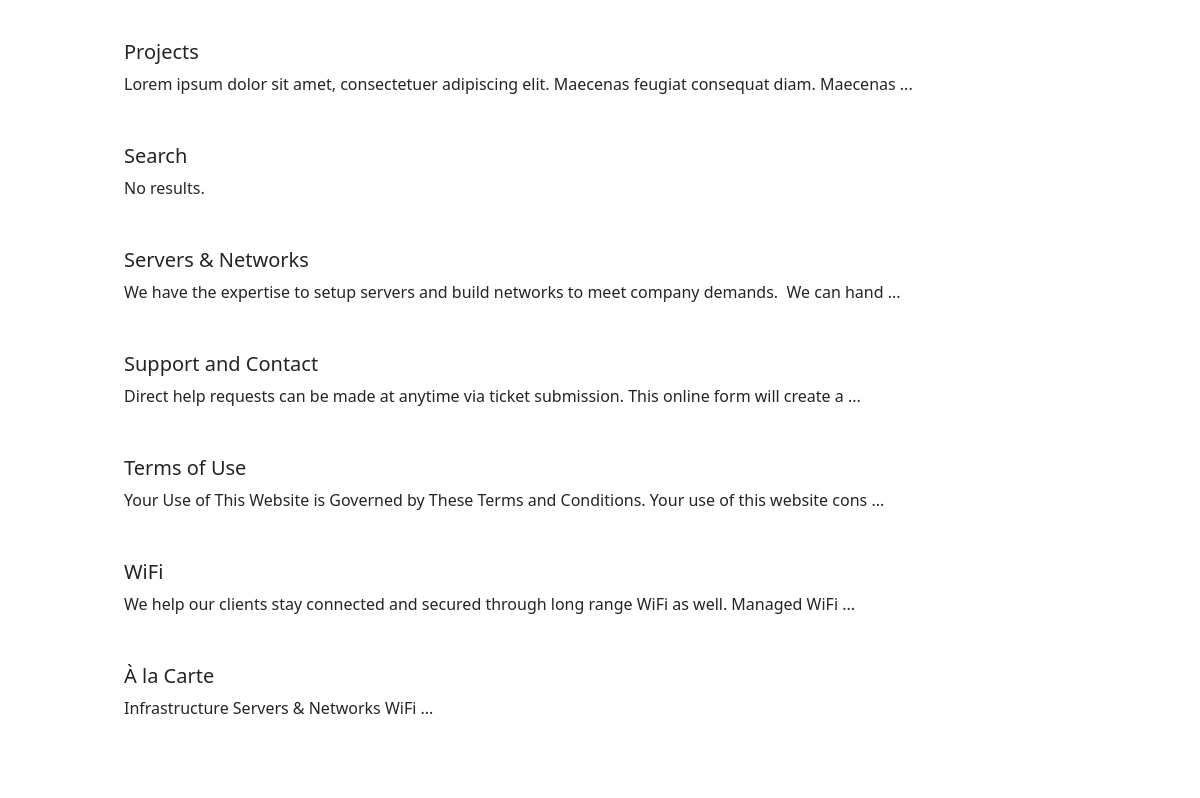
/site-map (middle part), run on an earlier commit of the app's database.
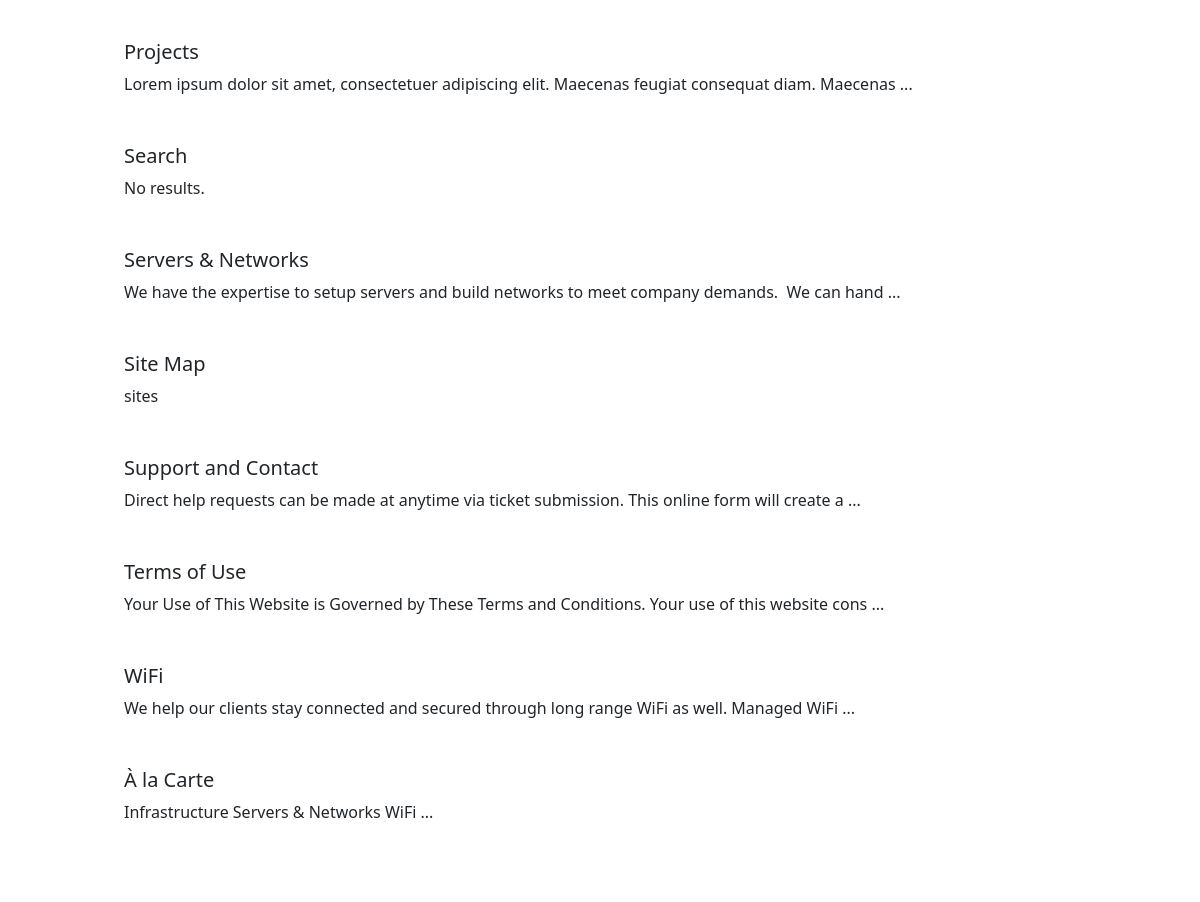
And on a later commit of the database.
### home/models.py (models this page shows, shortened)
class Page(models.Model):
    title = models.CharField(max_length=200, unique=True)
    description = models.CharField(max_length=500)
    slug = models.SlugField(max_length=200, unique=True)
    header = models.CharField(max_length=200)
    banner = models.ImageField(upload_to='media')
    content = RichTextField()

### home/views.py (the view)
# urls.py: path('site-map', views.site_map, name='site-map'),
def site_map(request):
    posts = Page.objects.all().order_by('title')
    for post in posts:
        post.content = re.sub(r'<.*?>', '', post.content)
    context = {'posts':posts}
    return HttpResponse(loader.get_template('site-map.html').render(context, request))

### home/templates/site-map.html (shortened to what this page needs)
{% extends "index.html" %}
{% load static %}
{% block extraTags %}
    <link href="{% static 'css/styles.css' %}" rel="stylesheet" type="text/css">
{% endblock %}
{% block content %}
<div class="container my-5" style="padding-top: 50px">
    <div class="row">
        {% for post in posts %}
            <div class="col-sm-12 my-3">
                <h5><a href="{{post.slug}}" class="text-decoration-none text-dark">{{post.title}}</a></h5>
                {% if post.content|length > 100 %}
                    <p>{{post.content|slice:"0:100"|safe}} ...</p>
                {% else %}
                    <p>{{post.content|safe}}</p>
                {% endif %}
            </div>
        {% endfor %}
    </div>
</div>
{% endblock %}

### home/templates/index.html (shortened to what this page needs)
{% load static %}
<!DOCTYPE html>
<html lang="en">
  <head>
    <link href="{% static 'css/bootstrap.css' %}" rel="stylesheet" type="text/css">
    {% block extraTags %}{% endblock %}
  </head>
<body>
    <br>
  <main>
    <div class="container-fluid mt-3">
      <div class="row">
        <div class="col"></div>
        <div class="col-sm-12 col-md-10">{% block content %}{% endblock %}</div>
        <div class="col"></div>
      </div>
    </div>
  </main>
</body>
</html>

What changed in the data, as far as the page shows it:
added Page: title "Site Map", content "sites"
